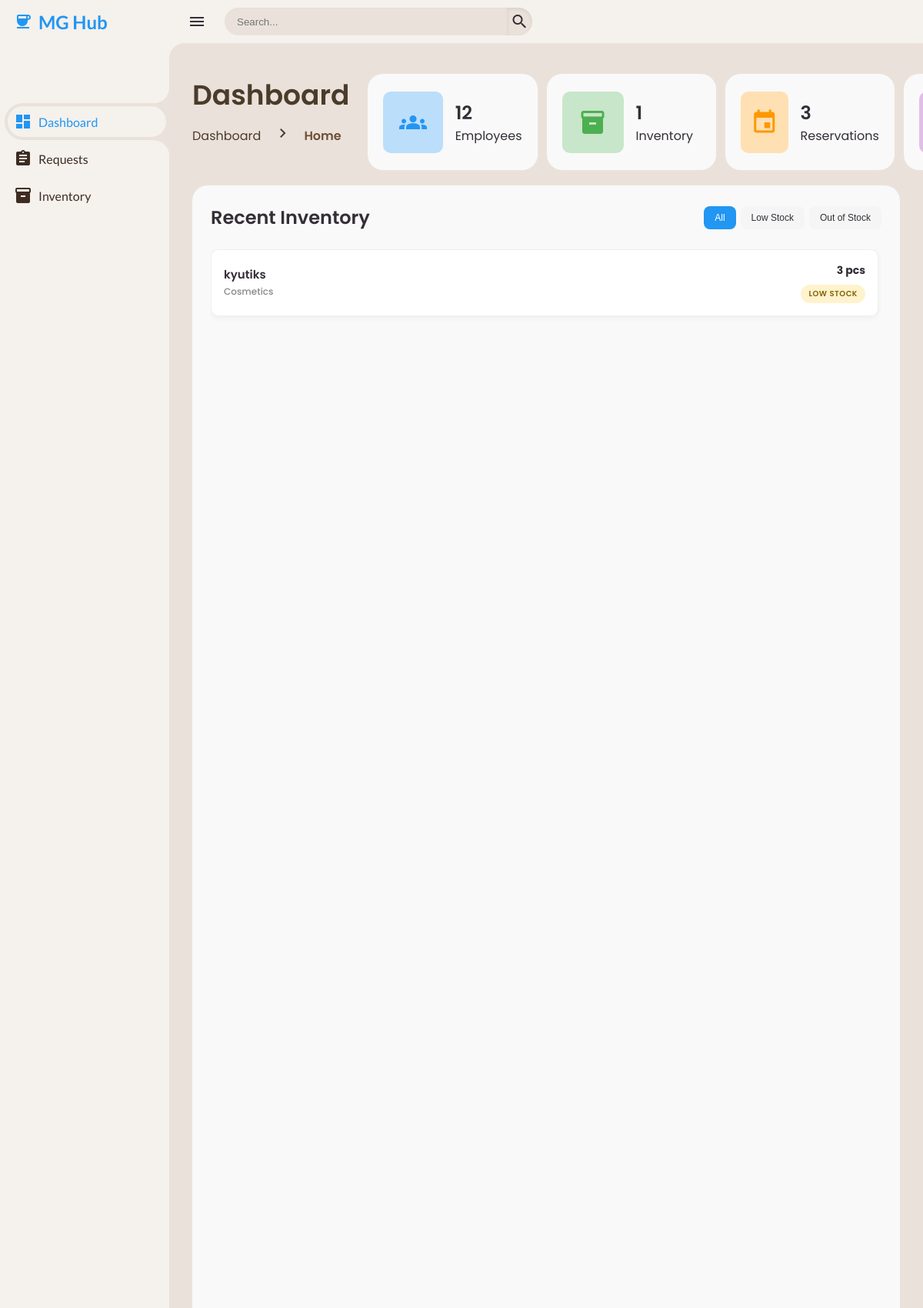
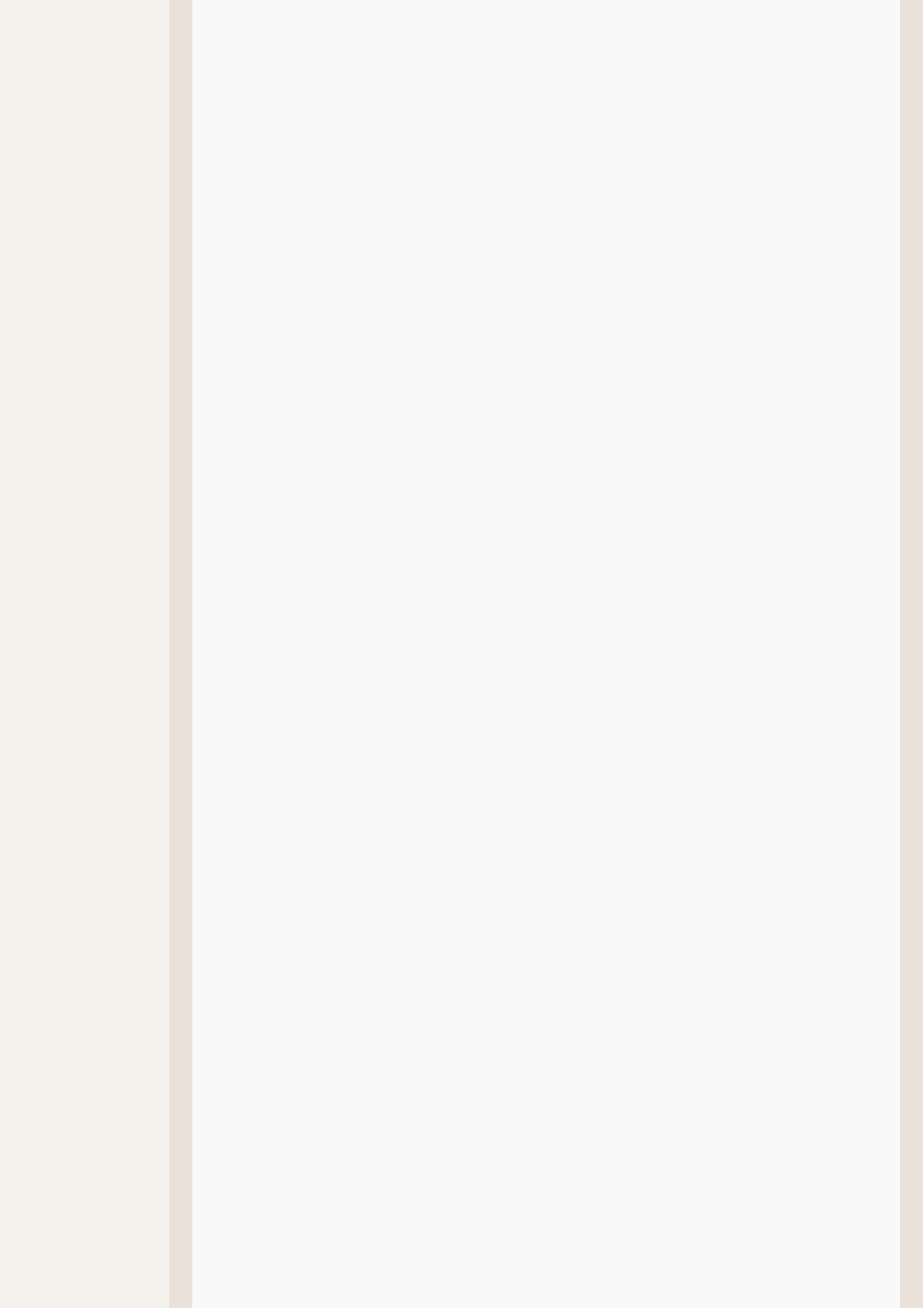
/client-mghub/mghub-dashboard.php (signed in, upper part), run on the app's committed database (2 pictures, top to bottom).
### tables this page shows
CREATE TABLE `tbl_inventory` (
  `inventory_id` int(11) NOT NULL,
  `item_name` varchar(100) DEFAULT NULL,
  `item_quantity` int(11) DEFAULT 0,
  `item_category` varchar(50) DEFAULT NULL,
  `item_status` enum('In Stock','Low Stock','Out of Stock') DEFAULT 'In Stock',
  `created_at` datetime DEFAULT current_timestamp(),
  `updated_at` timestamp NOT NULL DEFAULT current_timestamp() ON UPDATE current_timestamp(),
  `branch` enum('MG Cafe','MG Hub','MG Spa') NOT NULL DEFAULT 'MG Cafe'
);

### php/get-employee.php (called while the page is built, shortened)
<?php
include __DIR__ . '/../config/database-connection.php';
$totalEmployees = $conn->query("SELECT COUNT(*) AS total_employees FROM tbl_employee")->fetch_assoc()['total_employees'];

### php/get-inventory.php (called while the page is built, shortened)
<?php
include __DIR__ . '/../config/database-connection.php';
$branch = $_GET['branch'] ?? ($_SESSION['branch'] ?? 'MG Cafe');
$inventory = [];
$totalInventory = 0;
if ($branch !== 'Unknown') {
    $sql = "SELECT inventory_id, item_name, item_quantity, item_category, created_at
            FROM tbl_inventory
            WHERE branch = ?
            ORDER BY created_at DESC";
    $stmt = $conn->prepare($sql);
    if ($stmt) {
        $stmt->bind_param("s", $branch);
        $stmt->execute();
        $result = $stmt->get_result();
        while ($row = $result->fetch_assoc()) {
            $qty = (int)$row['item_quantity'];
            if ($qty <= 0) {
                $row['item_status'] = "Out of Stock";
            } elseif ($qty <= 10) {
                $row['item_status'] = "Low Stock";
            } else {
                $row['item_status'] = "In Stock";
            }
            $row['is_overstock'] = ($qty > 100);
            $inventory[] = $row;
        }
    }
    $sql = "SELECT COUNT(*) AS total_inventory FROM tbl_inventory WHERE branch = ?";
    $stmt = $conn->prepare($sql);
    if ($stmt) {
        $stmt->bind_param("s", $branch);
        $stmt->execute();
        $stmt->bind_result($totalInventory);
    }
}
?>

### php/get-event.php (called while the page is built, shortened)
<?php
include __DIR__ . '/../config/database-connection.php';
$sqlTotalReservations = "SELECT COUNT(*) AS total_reservations FROM tbl_event_booking";
$resultTotal = $conn->query($sqlTotalReservations);
if ($resultTotal && $resultTotal->num_rows > 0) {
    $rowTotal = $resultTotal->fetch_assoc();
    $totalReservations = $rowTotal['total_reservations'];
}
?>

### client-mghub/mghub-dashboard.php (the view, shortened to what this page needs)
<?php
include __DIR__ . '/../php/get-employee.php';
include __DIR__ . '/../php/get-inventory.php';
include __DIR__ . '/../php/get-event.php';
?>
<!DOCTYPE html>
<html lang="en">
<head>
	<link href='https://unpkg.com/boxicons@2.1.4/dist/boxicons.js' rel='stylesheet'>
	<link href='https://unpkg.com/boxicons@2.1.4/css/boxicons.min.css' rel='stylesheet'>
    <link rel="stylesheet" href="../css/style.css">
	<link rel="stylesheet" href="../css/components/sidebar.css">
	<link rel="stylesheet" href="../css/components/table.css">
</head>
<body class="client-mghub">
    <section class="sidebar">
    	<?php include '../includes/mghub-sidebar.php'; ?>
    </section>
    <section class="content" >
    	    <nav>
                <i class="material-icons icon-menu">menu</i>
                <form action="#">
                    <div class="form-input">
                        <input type="search" placeholder="Search...">
                        <button type="submit" class="search-btn"><i class='material-icons search-icon' >search</i></button>
                    </div>
                </form>
            </nav>
	<div class="main">
		<div class="head-title-with-cards">
			<div class="head-title">
				<div class="left">
					<h1>Dashboard</h1>
					<ul class="breadcrumb">
						<li> <a>Dashboard</a> </li>
						<li> <i class='material-icons right-icon'>chevron_right</i></li>
						<li> <a class="active">Home</a> </li>
					</ul>
				</div>
			</div>
			<ul class="box-info">
				<li>
					<i class="material-icons icon-card one">groups</i>
					<span class="text">
						<h3><?= $totalEmployees; ?></h3>
						<p>Employees</p>
					</span>
				</li>
				<li>
					<i class="material-icons icon-card two">inventory_2</i>
					<span class="text">
						<h3><?= $totalInventory; ?></h3>
						<p>Inventory</p>
					</span>
				</li>
				<li>
					<i class="material-icons icon-card three">event</i>
					<span class="text">
						<h3><?= $totalReservations ?></h3>
						<p>Reservations</p>
					</span>
				</li>
				<li>
					<i class="material-icons icon-card four">swap_horiz</i>
				</li>
			</ul>
		</div>
		<div class="table-data">
			<div class="order">
				<div class="head">
					<h3>Recent Inventory</h3>
					<div class="inventory-filters">
						<button onclick="filterInventory('all')" class="active">All</button>
						<button onclick="filterInventory('low')">Low Stock</button>
						<button onclick="filterInventory('out')">Out of Stock</button>
					</div>
				</div>
				<div class="inventory-list">
					<?php if (!empty($inventory)) : ?>
						<?php
						$dashboardInventory = $inventory;
						?>
						<?php foreach ($dashboardInventory as $item): ?>
							<div class="inventory-item" data-status="<?= strtolower(str_replace(' ', '_', $item['item_status'])); ?>">
								<div class="item-info">
									<h4><?= htmlspecialchars($item['item_name']); ?></h4>
									<p class="item-category"><?= htmlspecialchars($item['item_category']); ?></p>
								</div>
								<div class="item-details">
									<span class="quantity"><?= $item['item_quantity']; ?> pcs</span>
									<span class="status-badge status-<?= strtolower(str_replace(' ', '_', $item['item_status'])); ?>">
										<?= $item['item_status']; ?>
									</span>
								</div>
							</div>
						<?php endforeach; ?>
					<?php else: ?>
						<div class="no-items">
							<p>No inventory items found</p>
						</div>
					<?php endif; ?>
				</div>
			</div>
    </section>
</body>
</html>

### css/components/sidebar.css (style rules this page uses)
.sidebar { position: fixed; top: 0; left: 0; width: 220px; height: 100%; background: var(--container-bg-color); z-index: 1000; font-family: 'Lato', sans-serif; transition: .3s ease; overflow-x: hidden; scrollbar-width: none; }

### css/components/badge.css (style rules this page uses)
:root { --badge-new: #3498db; --badge-active: #27ae60; --badge-inactive: #95a5a6; }

### css/components/breadcrumb.css (style rules this page uses)
.head-title { display: flex; align-items: center; justify-content: space-between; grid-gap: 16px; flex-wrap: wrap; }
.head-title .left h1 { font-size: 36px; font-weight: 600; margin-bottom: 10px; color: var(--font); }
.head-title .left .breadcrumb { display: flex; align-items: center; grid-gap: 16px; }
.head-title .left .breadcrumb li { color: var(--font); }
.head-title .left .breadcrumb .right-icon { color: var(--font); }
.head-title .left .breadcrumb li a { color: var(--font); pointer-events: none; }
.head-title .left .breadcrumb li a.active { color: var(--active); pointer-events: unset; font-weight: 600; }

### css/components/dashboard..css (style rules this page uses)
.box-info { display: grid; grid-template-columns: repeat(auto-fit, minmax(240px, 1fr)); grid-gap: 24px; margin-top: 36px; }
.box-info li { box-shadow: 0 4px 12px var(--opacity-50); padding: 24px; background: var(--light); border-radius: 20px; display: flex; align-items: center; grid-gap: 24px; }
.box-info li .icon-card { width: 80px; height: 80px; border-radius: 10px; font-size: 36px; display: flex; justify-content: center; align-items: center; }
.box-info li:nth-child(1) .one { background: var(--light-blue); color: var(--blue); }
.box-info li:nth-child(2) .two { background: var(--light-green); color: var(--green); }
.box-info li:nth-child(3) .three { background: var(--light-orange); color: var(--orange); }
.box-info li:nth-child(4) .four { background: var(--light-purple); color: var(--purple); }
.box-info li .text h3 { font-size: 24px; font-weight: 600; color: var(--dark); }
.box-info li .text p { color: var(--dark); }
.table-data { display: flex; flex-wrap: wrap; grid-gap: 24px; margin-top: 16px; width: 100%; color: var(--dark); height: calc(100vh - 280px); }
.table-data > div { box-shadow: 0 4px 12px var(--opacity-50); border-radius: 20px; background: var(--light); padding: 24px; overflow-x: auto; }
.table-data .head { display: flex; align-items: center; grid-gap: 16px; margin-bottom: 24px; }
.table-data .head h3 { margin-right: auto; font-size: 24px; font-weight: 600; }
.table-data .order { flex-grow: 3; flex-basis: 70%; overflow-x: visible; height: 100%; display: flex; flex-direction: column; }
.head-title-with-cards { display: flex; justify-content: space-between; align-items: flex-start; margin-bottom: 20px; gap: 24px; }
.head-title-with-cards .head-title { flex: 0 0 auto; }
.head-title-with-cards .box-info { display: flex; grid-gap: 12px; margin: 0; flex: 1; justify-content: stretch; }
.head-title-with-cards .box-info li { padding: 20px; background: var(--light); border-radius: 20px; display: flex; align-items: center; grid-gap: 16px; cursor: pointer; min-width: 160px; flex: 1; max-width: none; }
.inventory-filters { display: flex; gap: 6px; flex-wrap: wrap; }
.inventory-filters button { padding: 8px 14px; border-radius: 8px; border: none; cursor: pointer; font-size: 12px; font-weight: 500; color: var(--dark); background: #f5f5f5; transition: all 0.2s ease; white-space: nowrap; min-width: fit-content; }
.inventory-filters button:hover, .inventory-filters button.active { background: var(--blue); color: white; }
.inventory-list { display: flex; flex-direction: column; gap: 8px; flex: 1; overflow-y: auto; padding-right: 4px; }
.inventory-item { background: white; border-radius: 10px; padding: 16px; box-shadow: 0 2px 8px rgba(0, 0, 0, 0.05); display: flex; justify-content: space-between; align-items: center; transition: all 0.2s ease, opacity 0.3s ease; border: 1px solid #f0f0f0; margin-bottom: 4px; opacity: 1; }
.item-info h4 { margin: 0 0 4px 0; font-size: 15px; font-weight: 600; color: var(--dark); line-height: 1.2; }
.item-info .item-category { margin: 0; font-size: 12px; color: #888; text-transform: capitalize; font-weight: 500; }
.item-details { display: flex; flex-direction: column; align-items: flex-end; gap: 4px; }
.item-details .quantity { font-size: 14px; font-weight: 700; color: var(--dark); margin-bottom: 4px; }
.status-badge { padding: 4px 10px; border-radius: 14px; font-size: 10px; font-weight: 600; text-transform: uppercase; letter-spacing: 0.5px; white-space: nowrap; }
.status-badge.status-low_stock { background: #fff3cd; color: #856404; }
.table-data { margin-bottom: 0; }

### data on the page
tbl_inventory: item_name "kyutiks", item_category "Cosmetics", item_quantity "3", item_status "LOW STOCK"

### other printed values
$totalEmployees "12"
$totalInventory "1"
$totalReservations "3"
